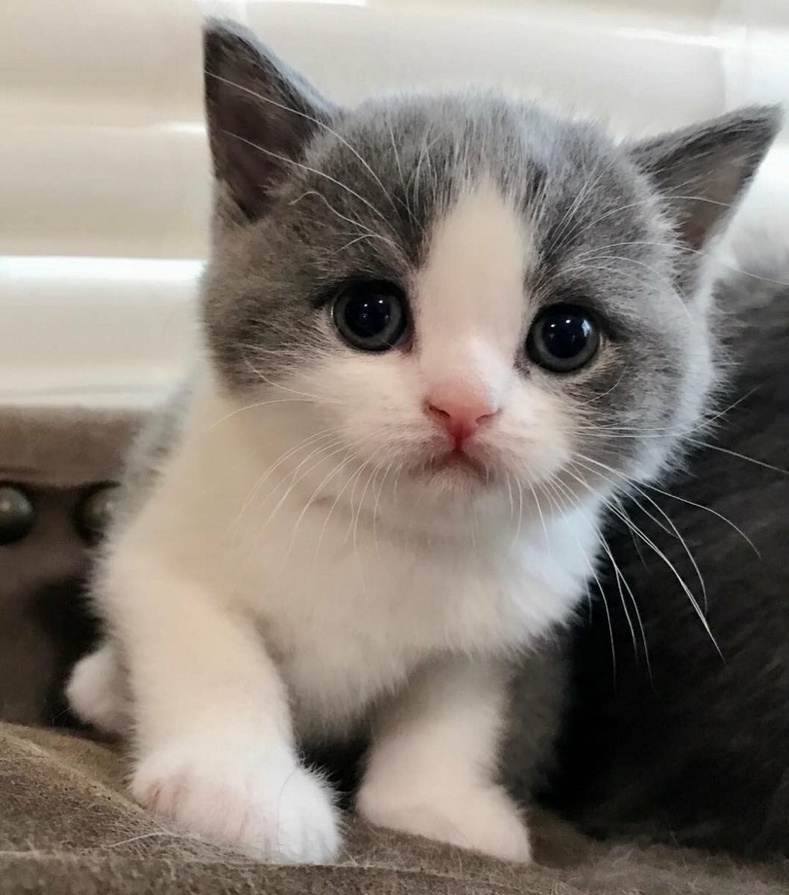
#> input picture pictures/pic_1.jpg, 789 x 895 px, shrunk from 1058 x 1200 before the run, given in place of gif_1.gif, which was not available
$ python main.py
#> lines starting #> are read from the running program, lines starting #| are printed output that depends on the picture; after the words box and inside, x2 and y2 are one past the last pixel; in counts of white or black regions, pixels touching at a corner belong together
### processing.py
import cv2
import numpy as np
import math


def img_processing(image, img_index, do_output=True, modification_mode='NONE'):
    gray = cv2.cvtColor(image, cv2.COLOR_BGR2GRAY)

    cats_cascade = cv2.CascadeClassifier(cv2.data.haarcascades + "haarcascade_frontalcatface_extended.xml")
    cats = cats_cascade.detectMultiScale(
        gray,
        scaleFactor=1.3,
        minNeighbors=1,
        minSize=(30, 30)
    )

    if do_output:
        print(f"Image №{img_index}: found {len(cats)} Cats!")

    if len(cats) == 0:
        return image

    main_cat = cats[0]
    (x, y, w, h) = main_cat

    if modification_mode == 'RECTANGLE':
        cv2.rectangle(image, (x, y), (x + w, y + h), (0, 255, 0), 2)
    elif modification_mode == 'BLUR':
        blurred_img = cv2.GaussianBlur(image, (25, 25), 0)

        mask = np.zeros(image.shape, dtype=np.uint8)
        mask = cv2.circle(mask, (x + int(w/2), y + int(h/2)), int(math.sqrt(h*w)/2), [255, 255, 255], -1)

        image = np.where(mask == np.array([255, 255, 255]), image, blurred_img)
    elif modification_mode == 'NONE':
        cv2.rectangle(image, (x, y), (x + w, y + h), (0, 255, 0), 2)
        image = image[y:y + h, x:x + w]

    if do_output:
        print("[INFO] Object found. Saving locally.")
        cv2.imwrite(f"./output/pic_{img_index}.jpg", image)

    return image


def gif_processing(file_path, modification_mode):
#> called with file_path = './pictures/gif_1.gif', modification_mode = 'BLUR'
    cap = cv2.VideoCapture(file_path)

    # Check if camera opened successfully
    if not cap.isOpened():
        print("Error opening video stream or file")

    # Read until video is completed
    while cap.isOpened():
        # Capture frame-by-frame
        ret, frame = cap.read()
#> frame is the input picture: shape (895, 789, 3); mean B, G, R 120.2, 128.3, 136.2
        if ret:
            # Display the resulting frame
            image = img_processing(frame, 0, False, modification_mode)
#> in img_processing, `gray = cv2.cvtColor(image, cv2.COLOR_BGR2GRAY)`:
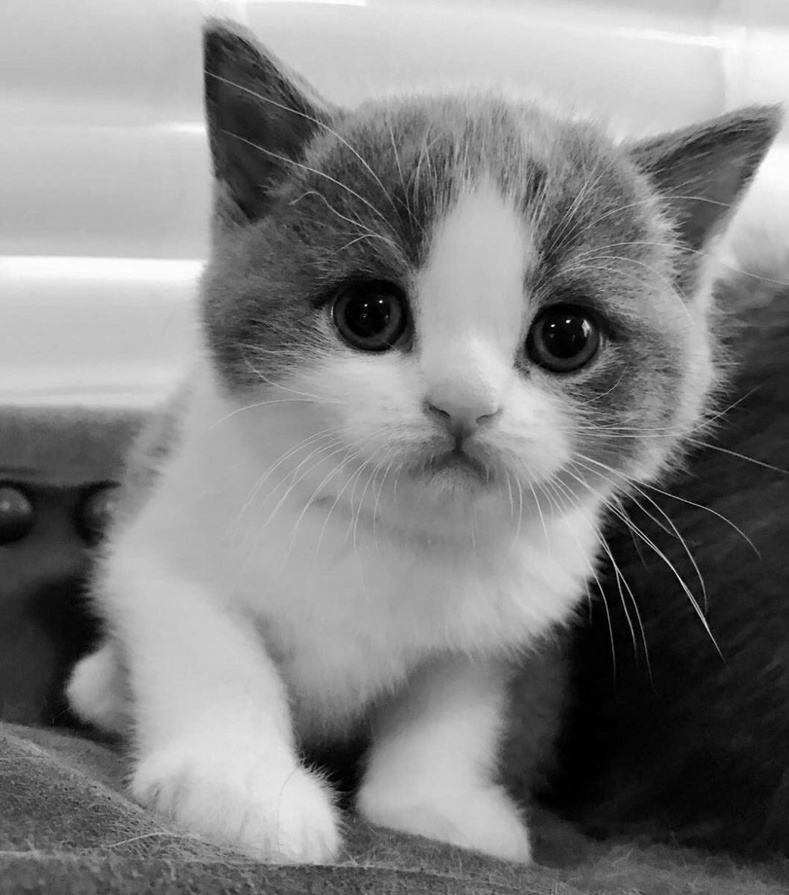
#> gray: shape (895, 789); min 0, max 254, mean 129.8
#> in img_processing, `cats = cats_cascade.detectMultiScale( gray, scaleFactor=1.3, minNeighb..`: cats = ()
            cv2.imshow('Frame', image)
        # Break the loop
        else:
            cap.set(cv2.CAP_PROP_POS_FRAMES, 0)
            continue

        # Press Q on keyboard to  exit
        if cv2.waitKey(50) & 0xFF == ord('q'):
#> (key q is pressed here)
            break

    # When everything done, release the video capture object
    cap.release()

    # Closes all the frames
    cv2.destroyAllWindows()

### main.py
from processing import img_processing, gif_processing
import cv2

process_images = False
process_gif = True
processing_mode = 'BLUR'


# Cats detector
file_path_prefix = './pictures/'

# Images processing
if process_images:
    image_path_prefix = f'{file_path_prefix}pic_'
    for i in range(1, 3):
        image_path = f"{image_path_prefix}{i}.jpg"
        image = cv2.imread(image_path)
        img_processing(image, i, True, processing_mode)


# Раскадровка видео
# делать плавный переход от размытия (по краям) к четкости (в центре, где котик)
if process_gif:
    gif_path = f'{file_path_prefix}gif_1.gif'
    gif_processing(gif_path, processing_mode)

$ run again, on pictures/pic_2.jpg
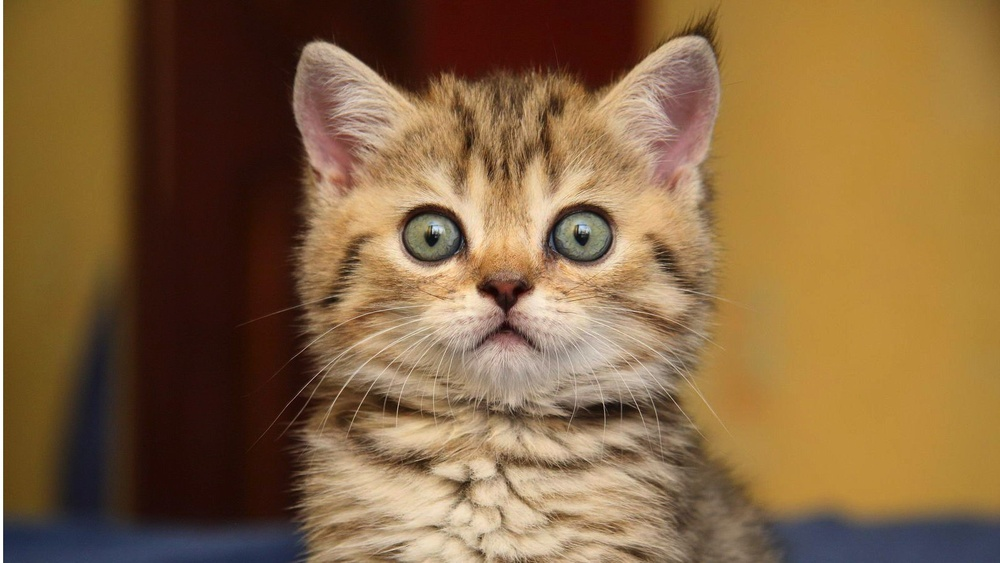
#> input picture pictures/pic_2.jpg, 1000 x 563 px, shrunk from 1605 x 903 before the run, given in place of gif_1.gif, which was not available
#> in gif_processing, frame is the input picture: shape (563, 1000, 3); mean B, G, R 64.9, 101.9, 133.7
#> in img_processing, `gray = cv2.cvtColor(image, cv2.COLOR_BGR2GRAY)`:
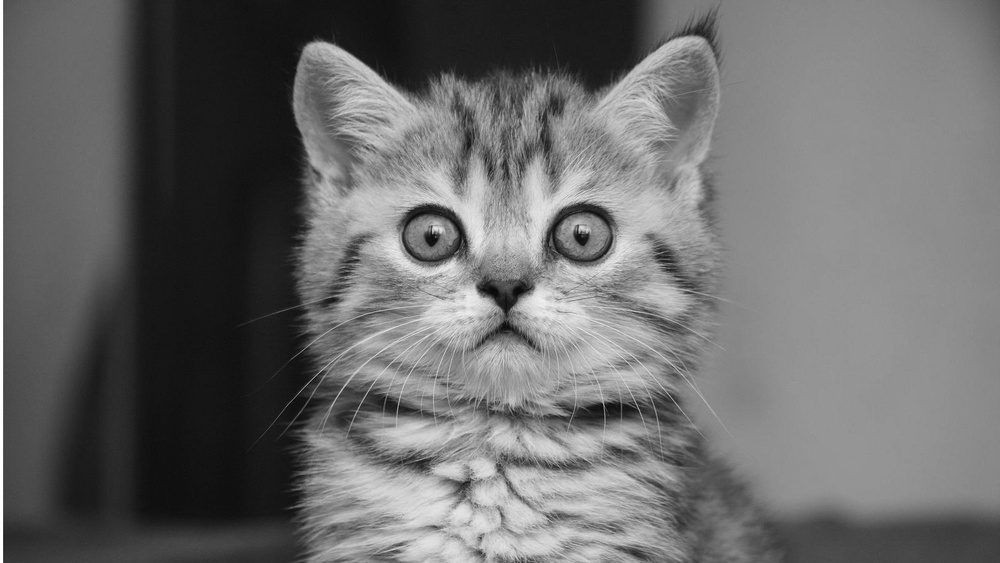
#> gray: shape (563, 1000); min 7, max 255, mean 107.2
#> cats = [[353, 106, 302, 302]]
#> main_cat = [353, 106, 302, 302]
#> x = 353; y = 106; w = 302
#> in img_processing, `mask = cv2.circle(mask, (x + int(w/2), y + int(h/2)), int(math.sqrt(h*..`:
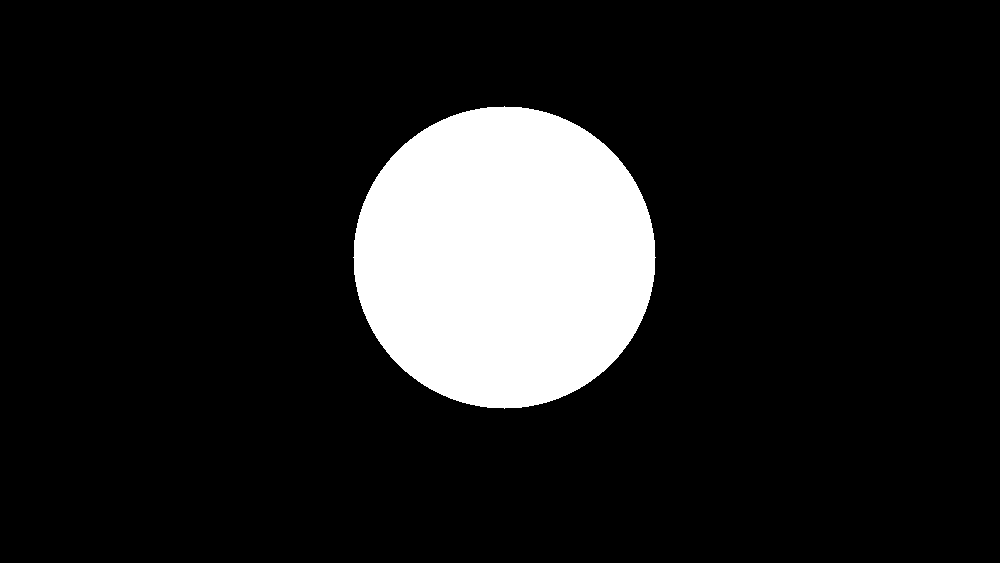
#> mask: shape (563, 1000, 3); 12.7% white; 1 white region, box (x1, y1, x2, y2) and area: (353, 106, 656, 409) 71613
